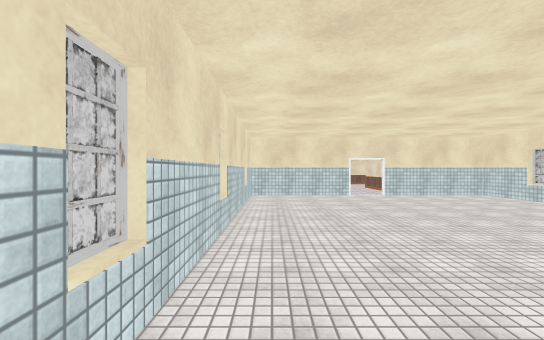
View 1 (above)

24 first-person views from a walk through a scene from a Unity 3-D project. The camera is 1.5 m above the floor, looks level and sees 90° across. Doors are open. The floor is counted in squares, 2 m on a side. Each view is taken from the middle of a square. On the plan, view 1 faces up. The plan holds only what a view shows up to about 10 squares ahead; the rest is blank. The place goes on beyond the plan. The player character is not drawn. Some surface patterns are stand-ins.

View 2
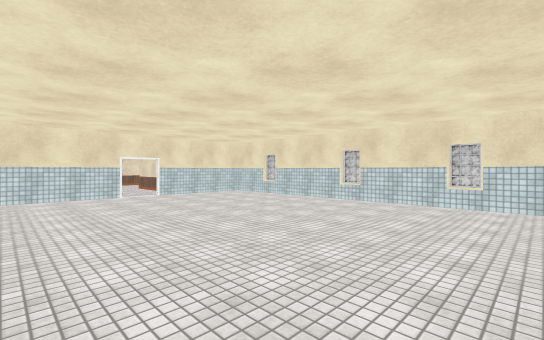

View 3
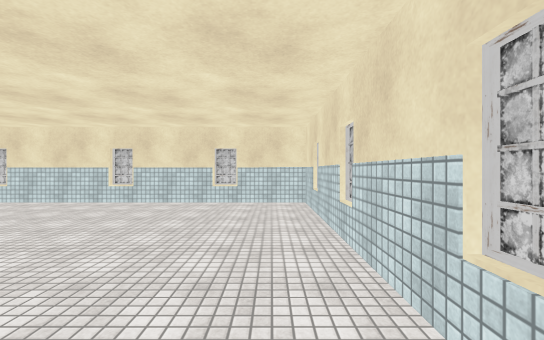

View 4
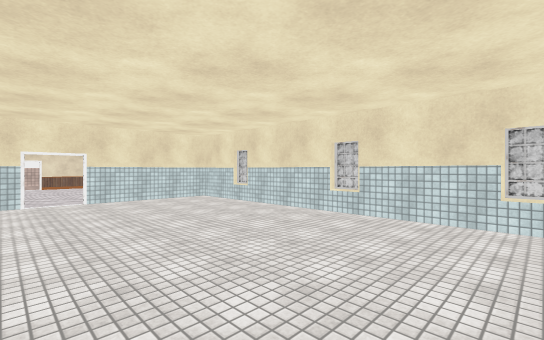

View 5
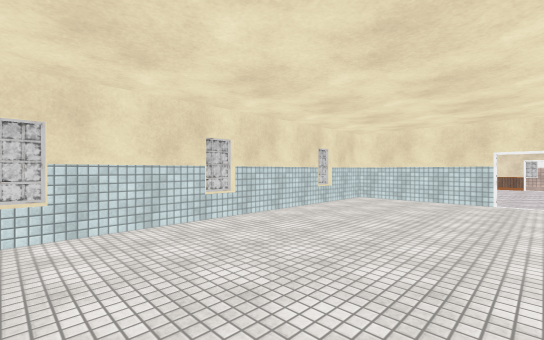

View 6
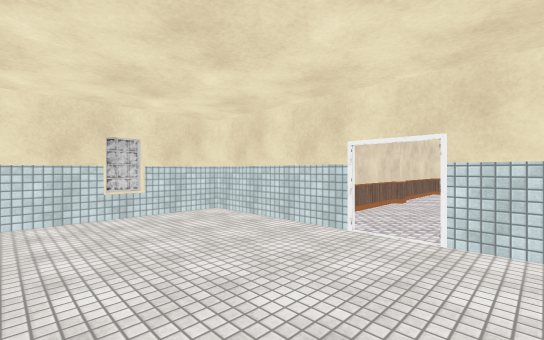

View 7
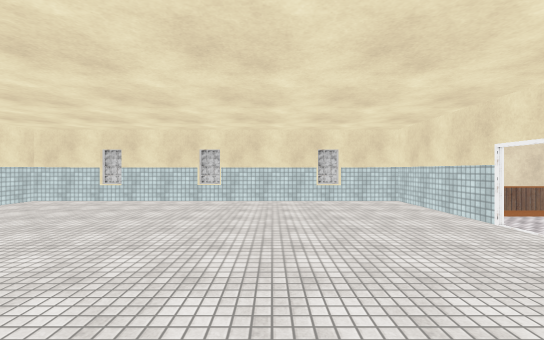

View 8
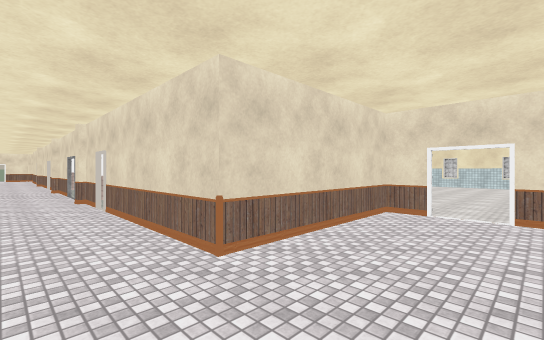

View 9
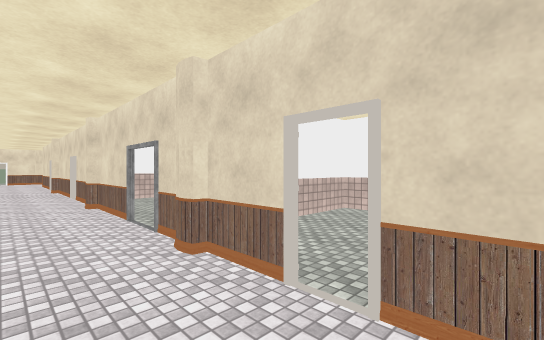

View 10
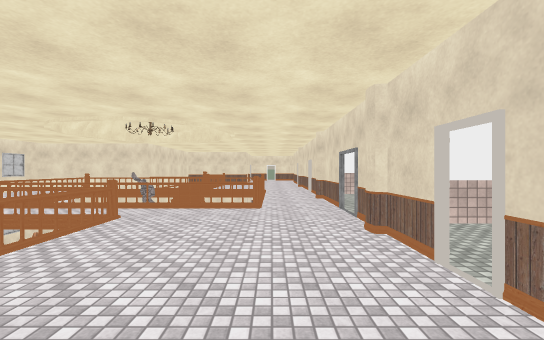

View 11
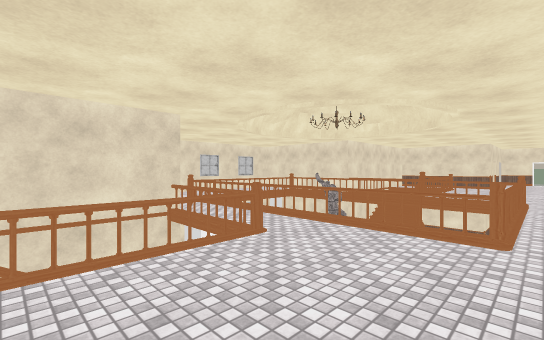

View 12
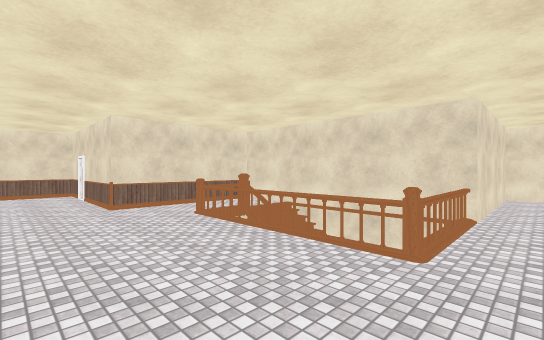

View 13
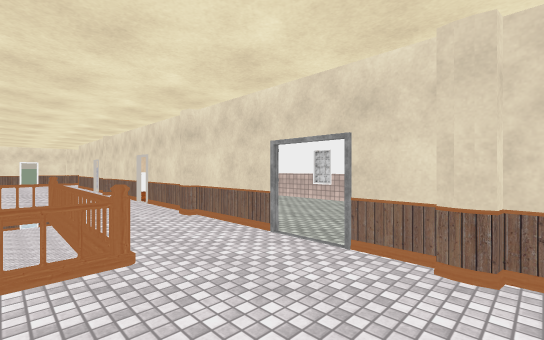

View 14
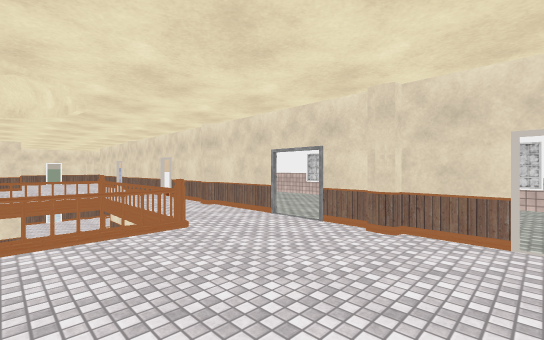

View 15
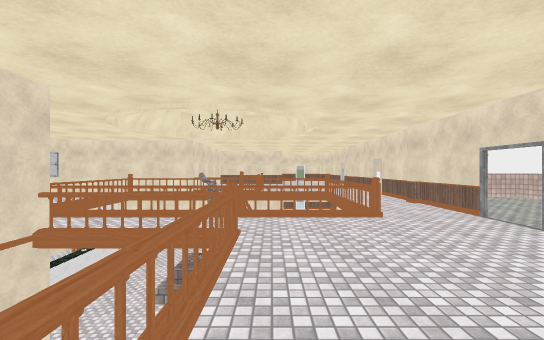

View 16
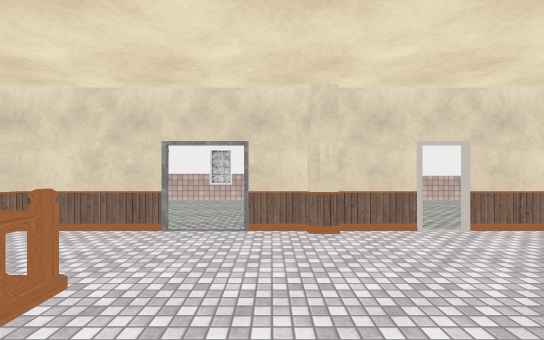

View 17
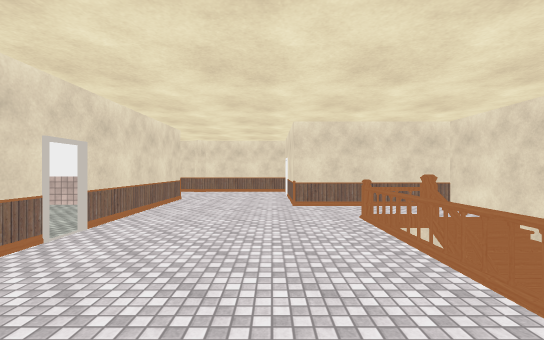

View 18
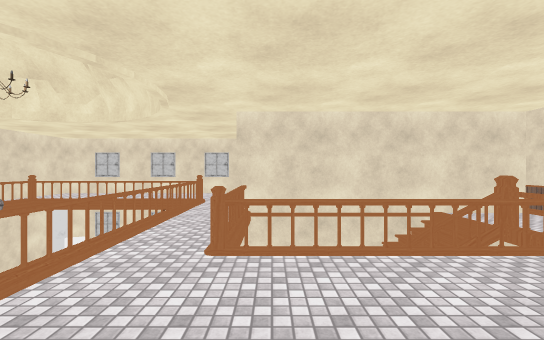

View 19
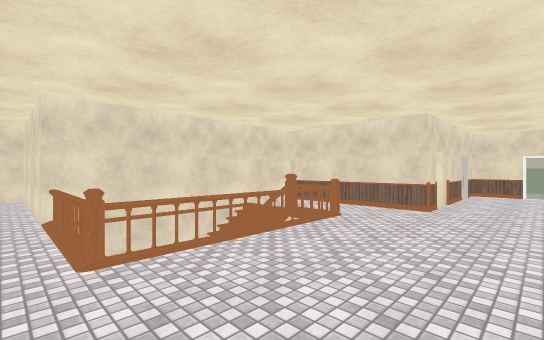

View 20
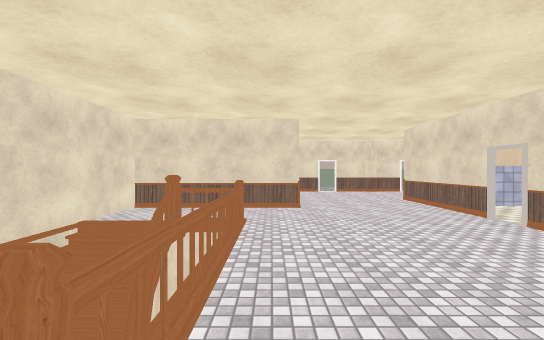

View 21
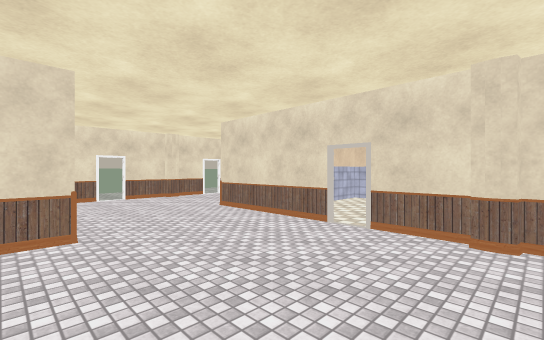

View 22
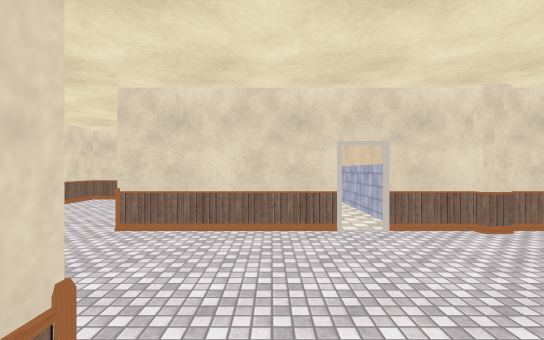

View 23
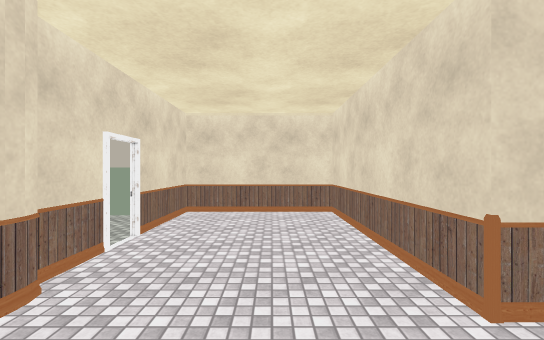

View 24
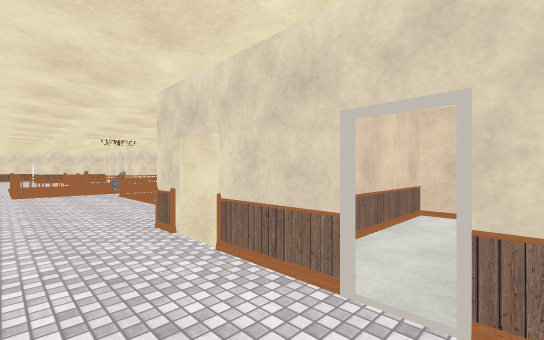

### Floor plan
Key: @ floor where view 1 was taken; # wall or solid block; . floor; / step, stairs or slope; D open door; = window, fence, low wall or low ledge; v drop or lower ground; S statue.
Columns run from 1 left of view 1 to 28 right of it. Each row starts with its distance up from view 1.
 22            ########
 21            #......#
 20            #......#
 19            #.=vv#.#
 18       ######.vvvv.######
 17       #.// /.vS v. ///.###
 16       #.###/. S v./###.# #
 15       #......   v......DDD
 14   #DD##......v  v....D.DDDD#
 13   #..................D.....D.#
 12   #...###DD#D###DD###D##...D D
 11   #..v#....#....#   #..##..#
 10   #..##....#....#   #..##..D
  9   #..##....#....#   # .##..##
  8 ###DD############     #vvDDDv
  7 #.......#
  6 #.......#
  5 #.......#
  4 #.......#
  3 #.......#
  2 #.......#
  1 #.......#
  0 #@......#
 -1 #########

Positions as (right, up) in squares from view 1, and headings:
1: (0, 0), facing up
2: (0, 0), facing up-right
3: (0, 0), facing right
4: (2, 1), facing up-right
5: (3, 1), facing up-left
6: (4, 5), facing up-left
7: (6, 5), facing left
8: (2, 13), facing down-right
9: (7, 13), facing down-right
10: (6, 13), facing right
11: (8, 13), facing up-right
12: (11, 13), facing up-left
13: (9, 14), facing down-right
14: (8, 15), facing down-right
15: (7, 15), facing right
16: (10, 15), facing down
17: (11, 14), facing left
18: (17, 13), facing up
19: (16, 13), facing up-right
20: (16, 15), facing right
21: (18, 15), facing down-right
22: (21, 15), facing down
23: (24, 13), facing down
24: (25, 13), facing up-left
